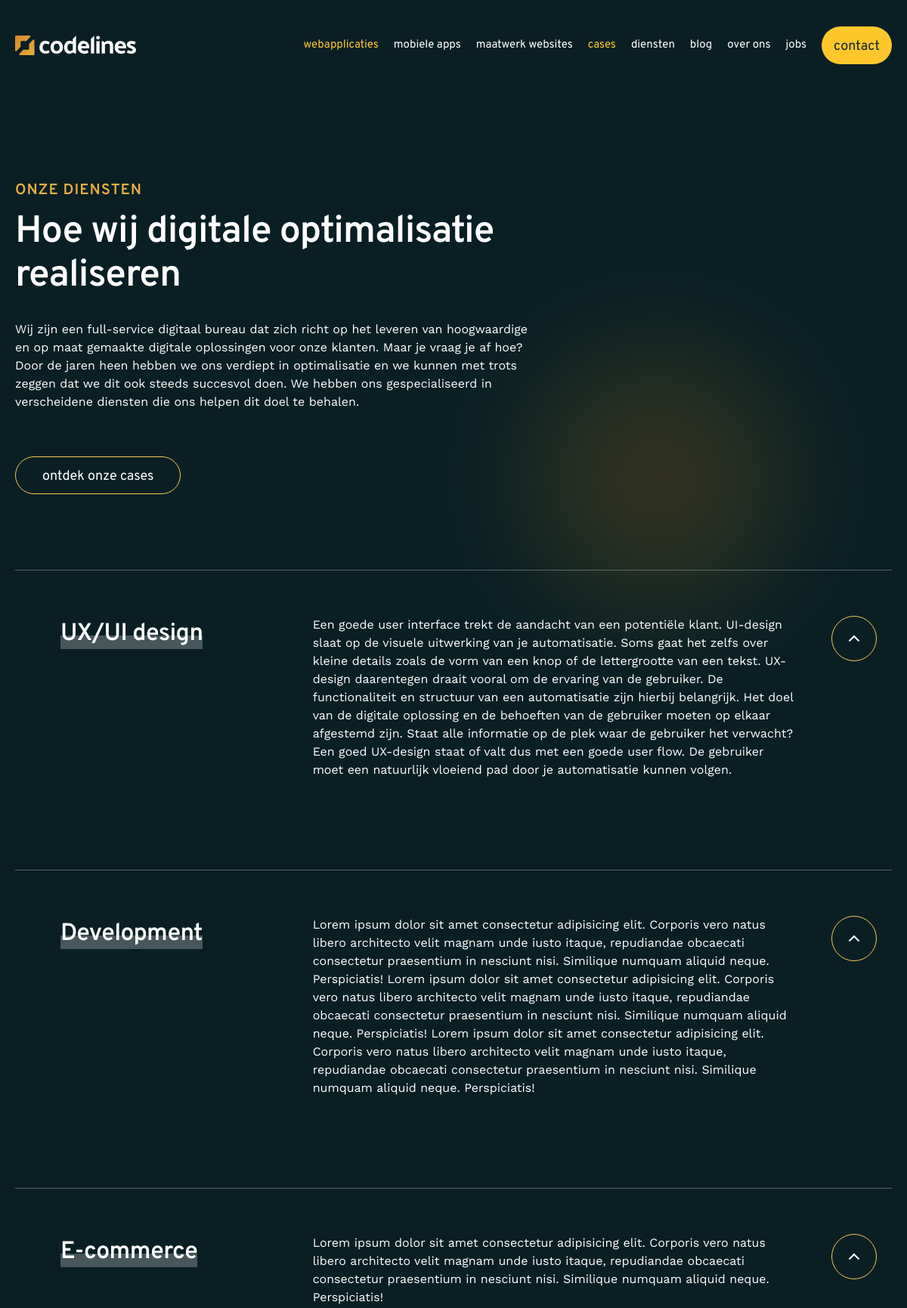
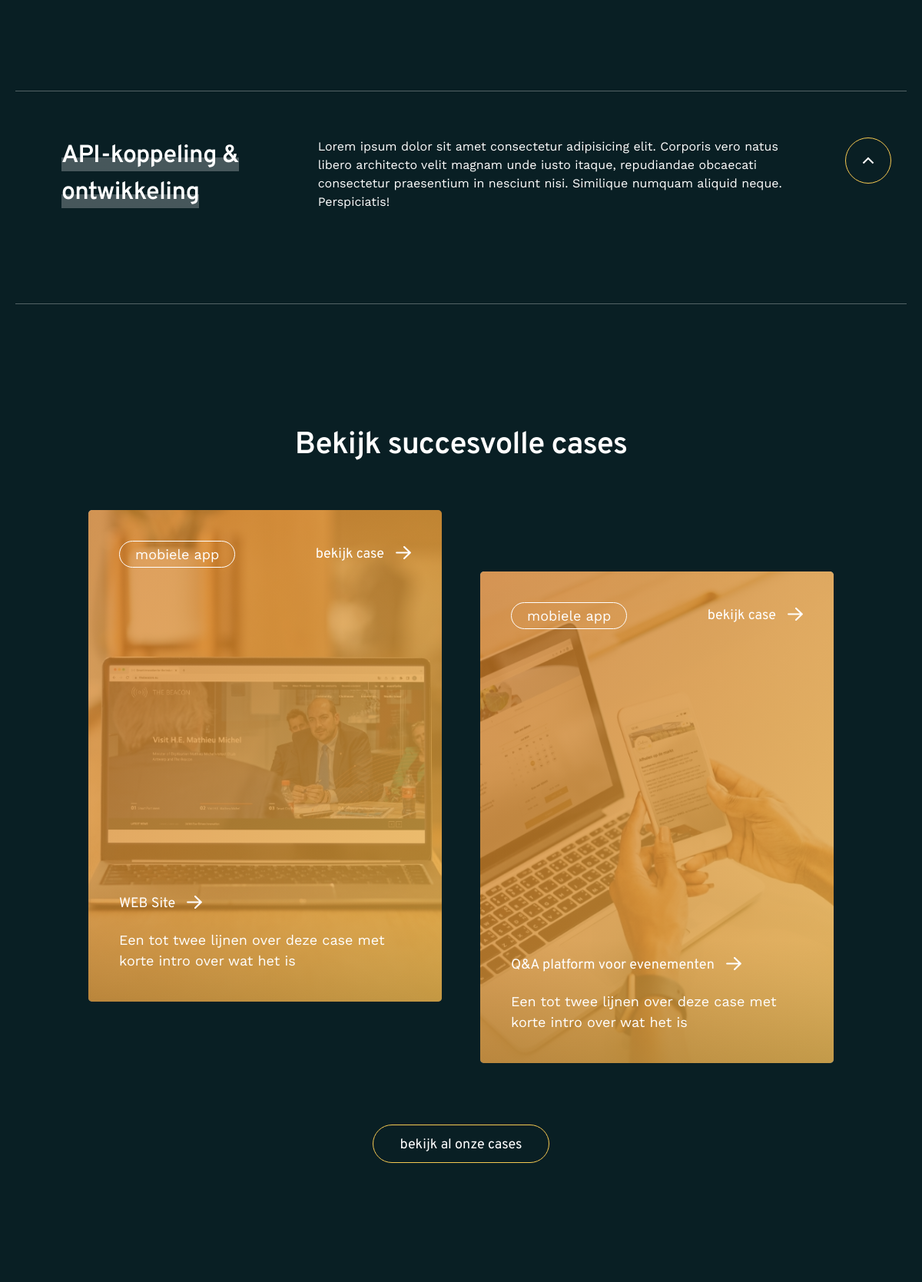
Page /services/ (upper part) on the committed database (2 pictures, top to bottom).
### apps/website/models.py (models this page shows, shortened)
class Service(models.Model):
    name = models.CharField(max_length=100, unique=True)
    description = RichTextUploadingField()

class Case(models.Model):
    name = models.CharField(max_length=255, unique=True)
    company = models.CharField(max_length=255)
    briefing = RichTextUploadingField()
    result = RichTextUploadingField()
    cover = models.ImageField(upload_to=case_file_path)
    slug = models.SlugField(default="default_slug")
    def get_absolute_url(self):
        return reverse_lazy("website:case-detail", kwargs={"slug": self.slug})
    @staticmethod
    def get_two_random_obj():
        two_cases = []
        max_id = Case.objects.all().aggregate(max_id=Max("id"))["max_id"]
        while len(two_cases) < 2:
            pk = random.randint(1, max_id)
            case = Case.objects.filter(pk=pk).first()
            if case:
                two_cases.append(case)
        return two_cases

### apps/website/views.py (the view)
# urls.py: path("services/", ServiceListView.as_view(), name="service-list"),
class ServiceListView(RequestFromUserMixin, generic.ListView):
    model = Service
    queryset = Service.objects.all()
    def get_context_data(self, *, object_list=None, **kwargs):
        context = super().get_context_data(object_list=None, **kwargs)
        context["another_cases"] = Case.get_two_random_obj()
        return context

### base/mixins.py (called while the page is built)
    def get_context_data(self, *, object_list=None, **kwargs):
        context = super().get_context_data(object_list=None, **kwargs)
        context["form"] = RequestFromUserForm()
        return context

### templates/website/service_list.html (shortened to what this page needs)
{% extends "base.html" %}
{% block content %}
    <section class="header-page header-page-no-img bg-ellipse7">
                <div class="container">
                    <div class="header-page__inner --grid">
                        <div class="header-page__content">
                            <h2 class="subtitle">Onze diensten</h2>
                            <h1>Hoe wij digitale optimalisatie realiseren</h1>
                            <div class="desc">
                                <p>Wij zijn een full-service digitaal bureau dat zich richt op het leveren van hoogwaardige en op maat gemaakte digitale oplossingen voor onze klanten. Maar je vraag je af hoe? Door de jaren heen hebben we ons verdiept in optimalisatie en we kunnen met trots zeggen dat we dit ook steeds succesvol doen. We hebben ons gespecialiseerd in verscheidene diensten die ons helpen dit doel te behalen.</p>
                            </div>
                            <a href="{% url 'website:case-list' %}" class="btn --btn-yellow-transparent">ontdek onze cases</a>
                        </div>
                    </div>
                </div>
            </section>
            <section class="services">
                <div class="container">
                    <div class="services__inner">
                        <div class="services__list js-acc">
                            {% for service in service_list %}
                                <div class="services__list-item acc__row js-acc__row open">
                                    <div class="acc__head js-acc__head">
                                        <h3 class="like-h3 decoration-hover">{{ service.name }}</h3>
                                    </div>
                                    <div class="acc__body --content js-acc__body">
                                        <p>{{ service.description }}</p>
                                    </div>
                                    <i class="acc__icon js-acc__head"></i>
                                </div>
                            {% endfor %}
                        </div>
                    </div>
                </div>
            </section>
            <section class="two-cases">
                <div class="container">
                    <div class="two-cases__header --text-center">
                        <h2 data-aos="fade-up" data-aos-duration="500">Bekijk succesvolle cases</h2>
                    </div>
                    <div class="cases-list">
                        {% for case in another_cases %}
                            <div class="cases-list-item" data-aos="fade-up" data-aos-duration="500">
                                <a href="{{ case.get_absolute_url }}" class="cases-card">
                                    <div class="cases-card__img">
                                        <img src="{{ case.cover.url }}" alt="">
                                    </div>
                                    <div class="cases-card__content">
                                        <div class="cases-card__top">
                                            <div class="cases-card__label">mobiele app</div>
                                            <span class="read-more --white">bekijk case</span>
                                        </div>
                                        <div class="cases-card__bottom">
                                            <span class="read-more --white">{{ case.name }}</span>
                                            <div class="cases-card__desc">Een tot twee lijnen over deze case met korte intro over wat het is</div>
                                        </div>
                                    </div>
                                </a>
                            </div>
                        {% endfor %}
                    </div>
                    <a href="{% url 'website:case-list' %}" class="btn --btn-yellow-transparent">bekijk al onze cases</a>
                </div>
            </section>
{% endblock %}

### rows in the picture
Service: name "UX/UI design", description "Een goede user interface trekt de aandacht van een potentiële klant. UI-design slaat op de visuele uitwerking van je automatisatie. Soms gaat het zelfs over kleine details zoals de vorm van een knop of de lettergrootte van een tekst. UX-design daarentegen draait vooral om de ervaring van de gebruiker. De functionaliteit en structuur van een automatisatie zijn hierbij belangrijk. Het doel van de digitale oplossing en de behoeften van de gebruiker moeten op elkaar afgestemd zijn. Staat alle informatie op de plek waar de gebruiker het verwacht? Een goed UX-design staat of valt dus met een goede user flow. De gebruiker moet een natuurlijk vloeiend pad door je automatisatie kunnen volgen."
Service: name "Development", description "Lorem ipsum dolor sit amet consectetur adipisicing elit. Corporis vero natus libero architecto velit magnam unde iusto itaque, repudiandae obcaecati consectetur praesentium in nesciunt nisi. Similique numquam aliquid neque. Perspiciatis! Lorem ipsum dolor sit amet consectetur adipisicing elit. Corporis vero natus libero architecto velit magnam unde iusto itaque, repudiandae obcaecati consectetur praesentium in nesciunt nisi. Similique numquam aliquid neque. Perspiciatis! Lorem ipsum dolor sit amet consectetur adipisicing elit. Corporis vero natus libero architecto velit magnam unde iusto itaque, repudiandae obcaecati consectetur praesentium in nesciunt nisi. Similique numquam aliquid neque.…"
Service: name "E-commerce", description "Lorem ipsum dolor sit amet consectetur adipisicing elit. Corporis vero natus libero architecto velit magnam unde iusto itaque, repudiandae obcaecati consectetur praesentium in nesciunt nisi. Similique numquam aliquid neque. Perspiciatis!"
Service: name "API-koppeling & ontwikkeling", description "Lorem ipsum dolor sit amet consectetur adipisicing elit. Corporis vero natus libero architecto velit magnam unde iusto itaque, repudiandae obcaecati consectetur praesentium in nesciunt nisi. Similique numquam aliquid neque. Perspiciatis!"
Case: cover (picture), name "WEB Site"
Case: cover (picture), name "Q&A platform voor evenementen"
